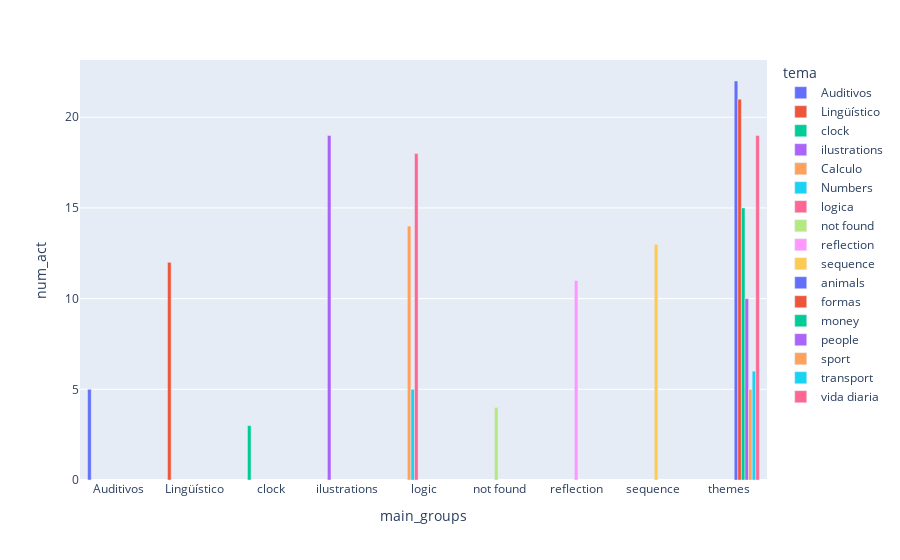

Notebook code cell kept with this figure:
### Code cell
import plotly.express as px
px.bar(
    data_frame = clf_f3.groupby(["main_groups", "tema"])["activity_id"].nunique().reset_index(name = "num_act"),
    x = "main_groups",
    y = "num_act",
    color = "tema",
    barmode = "group",
)

### Figure 1 — Plotly figure (JSON) as saved in the notebook; plotly's stock layout.template omitted (floating-point values rounded to 4 significant figures)
{"data": [{"alignmentgroup": "True", "hovertemplate": "tema=Auditivos<br>main_groups=%{x}<br>num_act=%{y}<extra></extra>", "legendgroup": "Auditivos", "marker": {"color": "#636efa", "pattern": {"shape": ""}}, "name": "Auditivos", "offsetgroup": "Auditivos", "orientation": "v", "showlegend": true, "textposition": "auto", "type": "bar", "x": ["Auditivos"], "xaxis": "x", "y": [5], "yaxis": "y"}, {"alignmentgroup": "True", "hovertemplate": "tema=Lingüístico<br>main_groups=%{x}<br>num_act=%{y}<extra></extra>", "legendgroup": "Lingüístico", "marker": {"color": "#EF553B", "pattern": {"shape": ""}}, "name": "Lingüístico", "offsetgroup": "Lingüístico", "orientation": "v", "showlegend": true, "textposition": "auto", "type": "bar", "x": ["Lingüístico"], "xaxis": "x", "y": [12], "yaxis": "y"}, {"alignmentgroup": "True", "hovertemplate": "tema=clock<br>main_groups=%{x}<br>num_act=%{y}<extra></extra>", "legendgroup": "clock", "marker": {"color": "#00cc96", "pattern": {"shape": ""}}, "name": "clock", "offsetgroup": "clock", "orientation": "v", "showlegend": true, "textposition": "auto", "type": "bar", "x": ["clock"], "xaxis": "x", "y": [3], "yaxis": "y"}, {"alignmentgroup": "True", "hovertemplate": "tema=ilustrations<br>main_groups=%{x}<br>num_act=%{y}<extra></extra>", "legendgroup": "ilustrations", "marker": {"color": "#ab63fa", "pattern": {"shape": ""}}, "name": "ilustrations", "offsetgroup": "ilustrations", "orientation": "v", "showlegend": true, "textposition": "auto", "type": "bar", "x": ["ilustrations"], "xaxis": "x", "y": [19], "yaxis": "y"}, {"alignmentgroup": "True", "hovertemplate": "tema=Calculo<br>main_groups=%{x}<br>num_act=%{y}<extra></extra>", "legendgroup": "Calculo", "marker": {"color": "#FFA15A", "pattern": {"shape": ""}}, "name": "Calculo", "offsetgroup": "Calculo", "orientation": "v", "showlegend": true, "textposition": "auto", "type": "bar", "x": ["logic"], "xaxis": "x", "y": [14], "yaxis": "y"}, {"alignmentgroup": "True", "hovertemplate": "tema=Numbers<br>main_groups=%{x}<br>num_act=%{y}<extra></extra>", "legendgroup": "Numbers", "marker": {"color": "#19d3f3", "pattern": {"shape": ""}}, "name": "Numbers", "offsetgroup": "Numbers", "orientation": "v", "showlegend": true, "textposition": "auto", "type": "bar", "x": ["logic"], "xaxis": "x", "y": [5], "yaxis": "y"}, {"alignmentgroup": "True", "hovertemplate": "tema=logica<br>main_groups=%{x}<br>num_act=%{y}<extra></extra>", "legendgroup": "logica", "marker": {"color": "#FF6692", "pattern": {"shape": ""}}, "name": "logica", "offsetgroup": "logica", "orientation": "v", "showlegend": true, "textposition": "auto", "type": "bar", "x": ["logic"], "xaxis": "x", "y": [18], "yaxis": "y"}, {"alignmentgroup": "True", "hovertemplate": "tema=not found<br>main_groups=%{x}<br>num_act=%{y}<extra></extra>", "legendgroup": "not found", "marker": {"color": "#B6E880", "pattern": {"shape": ""}}, "name": "not found", "offsetgroup": "not found", "orientation": "v", "showlegend": true, "textposition": "auto", "type": "bar", "x": ["not found"], "xaxis": "x", "y": [4], "yaxis": "y"}, {"alignmentgroup": "True", "hovertemplate": "tema=reflection<br>main_groups=%{x}<br>num_act=%{y}<extra></extra>", "legendgroup": "reflection", "marker": {"color": "#FF97FF", "pattern": {"shape": ""}}, "name": "reflection", "offsetgroup": "reflection", "orientation": "v", "showlegend": true, "textposition": "auto", "type": "bar", "x": ["reflection"], "xaxis": "x", "y": [11], "yaxis": "y"}, {"alignmentgroup": "True", "hovertemplate": "tema=sequence<br>main_groups=%{x}<br>num_act=%{y}<extra></extra>", "legendgroup": "sequence", "marker": {"color": "#FECB52", "pattern": {"shape": ""}}, "name": "sequence", "offsetgroup": "sequence", "orientation": "v", "showlegend": true, "textposition": "auto", "type": "bar", "x": ["sequence"], "xaxis": "x", "y": [13], "yaxis": "y"}, {"alignmentgroup": "True", "hovertemplate": "tema=animals<br>main_groups=%{x}<br>num_act=%{y}<extra></extra>", "legendgroup": "animals", "marker": {"color": "#636efa", "pattern": {"shape": ""}}, "name": "animals", "offsetgroup": "animals", "orientation": "v", "showlegend": true, "textposition": "auto", "type": "bar", "x": ["themes"], "xaxis": "x", "y": [22], "yaxis": "y"}, {"alignmentgroup": "True", "hovertemplate": "tema=formas<br>main_groups=%{x}<br>num_act=%{y}<extra></extra>", "legendgroup": "formas", "marker": {"color": "#EF553B", "pattern": {"shape": ""}}, "name": "formas", "offsetgroup": "formas", "orientation": "v", "showlegend": true, "textposition": "auto", "type": "bar", "x": ["themes"], "xaxis": "x", "y": [21], "yaxis": "y"}, {"alignmentgroup": "True", "hovertemplate": "tema=money<br>main_groups=%{x}<br>num_act=%{y}<extra></extra>", "legendgroup": "money", "marker": {"color": "#00cc96", "pattern": {"shape": ""}}, "name": "money", "offsetgroup": "money", "orientation": "v", "showlegend": true, "textposition": "auto", "type": "bar", "x": ["themes"], "xaxis": "x", "y": [15], "yaxis": "y"}, {"alignmentgroup": "True", "hovertemplate": "tema=people<br>main_groups=%{x}<br>num_act=%{y}<extra></extra>", "legendgroup": "people", "marker": {"color": "#ab63fa", "pattern": {"shape": ""}}, "name": "people", "offsetgroup": "people", "orientation": "v", "showlegend": true, "textposition": "auto", "type": "bar", "x": ["themes"], "xaxis": "x", "y": [10], "yaxis": "y"}, {"alignmentgroup": "True", "hovertemplate": "tema=sport<br>main_groups=%{x}<br>num_act=%{y}<extra></extra>", "legendgroup": "sport", "marker": {"color": "#FFA15A", "pattern": {"shape": ""}}, "name": "sport", "offsetgroup": "sport", "orientation": "v", "showlegend": true, "textposition": "auto", "type": "bar", "x": ["themes"], "xaxis": "x", "y": [5], "yaxis": "y"}, {"alignmentgroup": "True", "hovertemplate": "tema=transport<br>main_groups=%{x}<br>num_act=%{y}<extra></extra>", "legendgroup": "transport", "marker": {"color": "#19d3f3", "pattern": {"shape": ""}}, "name": "transport", "offsetgroup": "transport", "orientation": "v", "showlegend": true, "textposition": "auto", "type": "bar", "x": ["themes"], "xaxis": "x", "y": [6], "yaxis": "y"}, {"alignmentgroup": "True", "hovertemplate": "tema=vida diaria<br>main_groups=%{x}<br>num_act=%{y}<extra></extra>", "legendgroup": "vida diaria", "marker": {"color": "#FF6692", "pattern": {"shape": ""}}, "name": "vida diaria", "offsetgroup": "vida diaria", "orientation": "v", "showlegend": true, "textposition": "auto", "type": "bar", "x": ["themes"], "xaxis": "x", "y": [19], "yaxis": "y"}], "layout": {"barmode": "group", "legend": {"title": {"text": "tema"}, "tracegroupgap": 0}, "margin": {"t": 60}, "xaxis": {"anchor": "y", "domain": [0, 1], "title": {"text": "main_groups"}}, "yaxis": {"anchor": "x", "domain": [0, 1], "title": {"text": "num_act"}}}}
